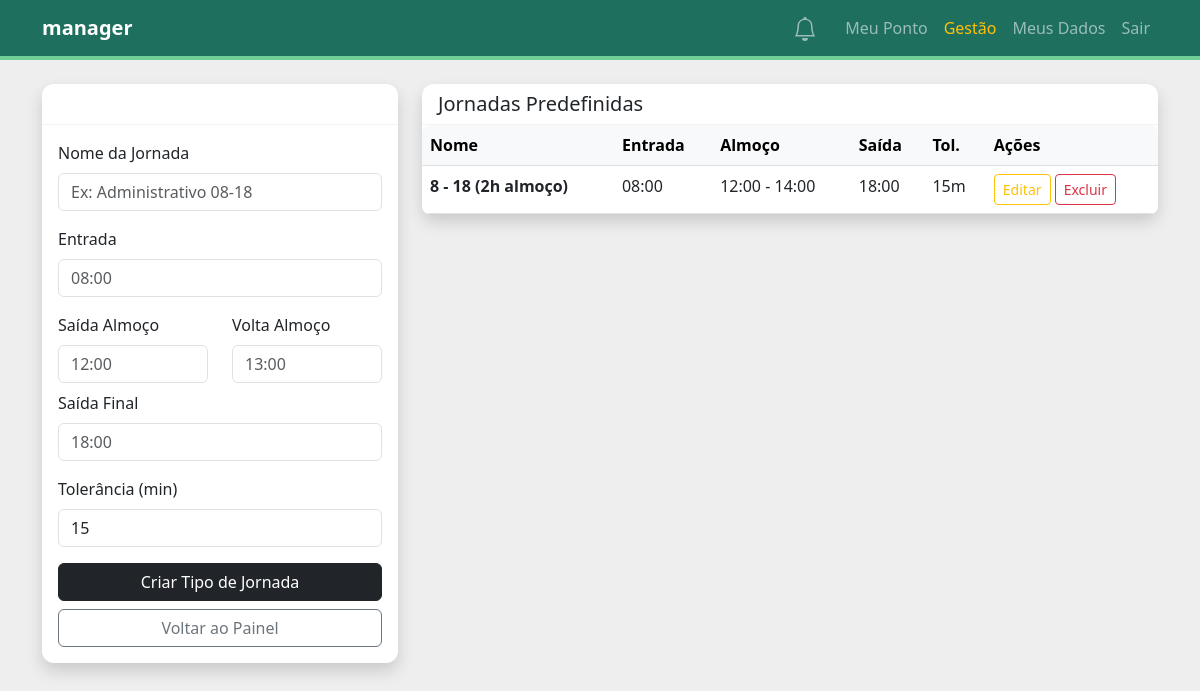
/manager/journey-types (signed in), run on an earlier commit of the app's database.
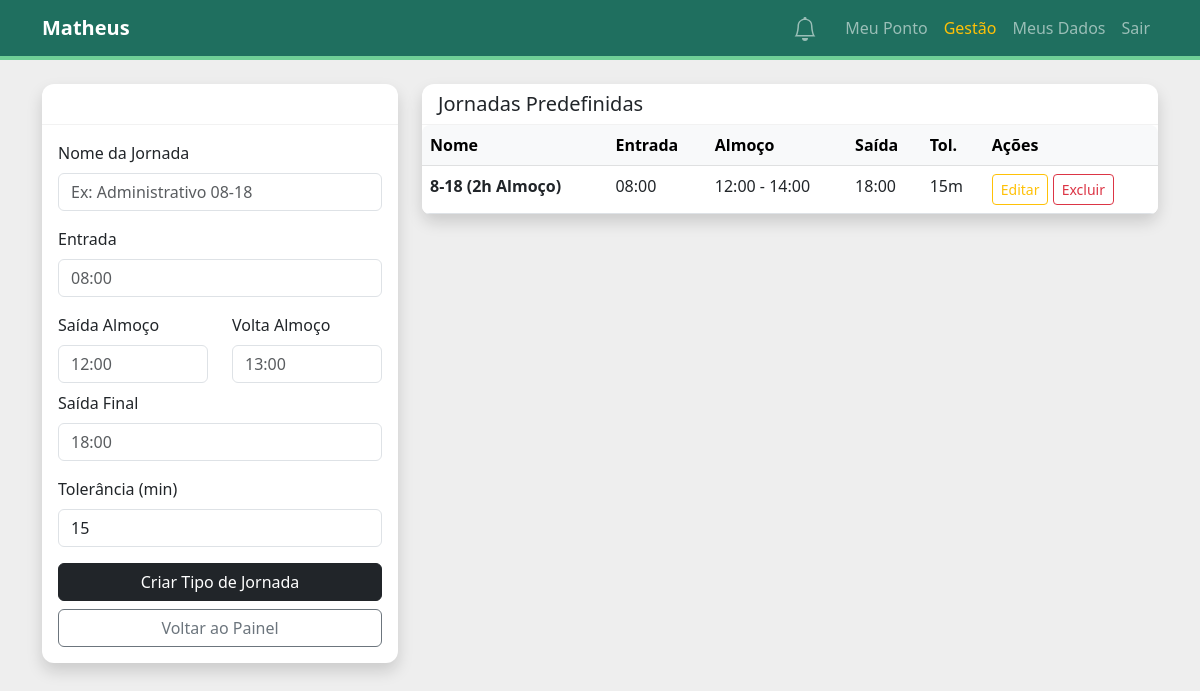
And on a later commit of the database.
### src/domain/model.py (models this page shows, shortened)
class User:
    @property
    def is_profile_complete(self) -> bool:
        return self.profile.is_complete()
    @property
    def unread_notifications_count(self) -> int:
        return sum(1 for n in self.notifications if not n.is_read)

@dataclass
class JourneyType:
    name: str
    expected_arrival: time
    expected_lunch_start: time
    expected_lunch_end: time
    expected_departure: time
    tolerance_minutes: int = 15
    journey_id: Optional[int] = None

### src/entrypoints/flask_app.py (the view, shortened to what this page needs)
@app.route("/manager/journey-types", methods=["GET", "POST"])
@login_required
def manage_journeys():
    if current_user.role not in ["manager", "admin"]:
        flash("Acesso não autorizado.", "danger")
        return redirect(url_for("dashboard"))
    uow = SqlAlchemyUnitOfWork()
    form = JourneyTypeForm()
    with uow:
        journeys = services.list_journey_types(uow)
        return render_template("manage_journeys.html", form=form, journeys=journeys)

### src/entrypoints/forms.py
class JourneyTypeForm(FlaskForm):
    name = StringField("Nome da Jornada", validators=[DataRequired()])
    arrival = StringField("Chegada Esperada (HH:MM)", validators=[DataRequired()])
    lunch_start = StringField("Início Almoço (HH:MM)", validators=[DataRequired()])
    lunch_end = StringField("Fim Almoço (HH:MM)", validators=[DataRequired()])
    departure = StringField("Saída Esperada (HH:MM)", validators=[DataRequired()])
    tolerance = StringField("Tolerância (minutos)", default="15", validators=[DataRequired()])
    submit = SubmitField("Criar Tipo de Jornada")

### src/adapters/repository.py (called while the page is built)
    def get_user_by_id(self, user_id: int) -> Optional[User]:
        return self.session.query(User).filter_by(user_id=user_id).first()

### src/domain/model.py (called while the page is built)
    def is_complete(self) -> bool:
        return all([
            self.registration_number,
            self.cpf,
            self.department,
            self.position,
            self.secretariat,
            self.full_name
        ])

### src/entrypoints/flask_app.py (called while the page is built)
@login_manager.user_loader
def load_user(user_id):
    uow = SqlAlchemyUnitOfWork()
    with uow:
        user = uow.users.get_user_by_id(int(user_id))
        if user:
            return AuthenticatedUser(user)
    return None

### src/entrypoints/templates/manage_journeys.html (shortened to what the changed rows need)
{% extends "base.html" %}
{% block content %}
<div class="row">
    <div class="col-md-8">
        <div class="card shadow">
            <div class="card-body p-0">
                <table class="table table-hover mb-0">
                    <thead class="table-light">
                        <tr>
                            <th>Nome</th>
                            <th>Entrada</th>
                            <th>Almoço</th>
                            <th>Saída</th>
                            <th>Tol.</th>
                            <th>Ações</th>
                        </tr>
                    </thead>
                    <tbody>
                        {% for j in journeys %}
                        <tr>
                            <td><strong>{{ j.name }}</strong></td>
                            <td>{{ j.expected_arrival.strftime('%H:%M') }}</td>
                            <td>{{ j.expected_lunch_start.strftime('%H:%M') }} - {{ j.expected_lunch_end.strftime('%H:%M') }}</td>
                            <td>{{ j.expected_departure.strftime('%H:%M') }}</td>
                            <td>{{ j.tolerance_minutes }}m</td>
                            <td>
                                <a href="{{ url_for('edit_journey', journey_id=j.journey_id) }}" class="btn btn-sm btn-outline-warning">Editar</a>
                                <form action="{{ url_for('delete_journey', journey_id=j.journey_id) }}" method="POST" class="d-inline">
                                    <button type="submit" class="btn btn-sm btn-outline-danger" onclick="return confirm('Excluir este template de jornada?')">Excluir</button>
                                </form>
                            </td>
                        </tr>
                        {% else %}
                        <tr><td colspan="5" class="text-center py-4">Nenhuma jornada cadastrada.</td></tr>
                        {% endfor %}
                    </tbody>
                </table>
            </div>
        </div>
    </div>
</div>
{% endblock %}

### src/entrypoints/templates/base.html (shortened to what this page needs)
<!DOCTYPE html>
<html lang="pt-br">
<head>
    <link href="https://cdn.jsdelivr.net/npm/bootstrap@5.3.0/dist/css/bootstrap.min.css" rel="stylesheet">
    <link rel="stylesheet" href="{{ url_for('static', filename='style.css') }}">
</head>
<body>
    <nav class="navbar navbar-expand-lg navbar-dark mb-4">
        <div class="container">
            <a class="navbar-brand fw-bold" href="{{ url_for('index') }}">
                {% if current_user.is_authenticated %}
                    {% if current_user.full_name %}
                        {{ current_user.full_name.split()[0] }}
                    {% else %}
                        {{ current_user.email.split('@')[0] }}
                    {% endif %}
                {% else %}
                    BANCO DE EMPREGOS
                {% endif %}
            </a>
            <div class="collapse navbar-collapse" id="navbarNav">
                <div class="navbar-nav ms-auto align-items-center">
                    {% if current_user.is_authenticated %}
                        <div class="nav-item dropdown me-3">
                            <a class="nav-link position-relative p-1" href="#" id="notifDropdown" role="button" data-bs-toggle="modal" data-bs-target="#notifModal" onclick="markRead()">
                            </a>
                        </div>
                        <a class="nav-link" href="{{ url_for('dashboard') }}">Meu Ponto</a>
                        {% if current_user.role in ['manager', 'admin'] %}
                            <a class="nav-link text-warning" href="{{ url_for('management_panel') }}">Gestão</a>
                        {% endif %}
                        <a class="nav-link" href="{{ url_for('profile') }}">Meus Dados</a>
                        <a class="nav-link" href="{{ url_for('logout') }}">Sair</a>
                    {% else %}
                        <a class="nav-link" href="{{ url_for('login') }}">Login</a>
                    {% endif %}
                </div>
            </div>
        </div>
    </nav>
    <div class="container">
        {% block content %}{% endblock %}
    </div>
</body>
</html>

What changed in the data, as far as the page shows it:
changed User: full_name (not shown) → "Matheus"; email "manager" → (not shown)
changed JourneyType: name "8 - 18 (2h almoço)" → "8-18 (2h Almoço)"
